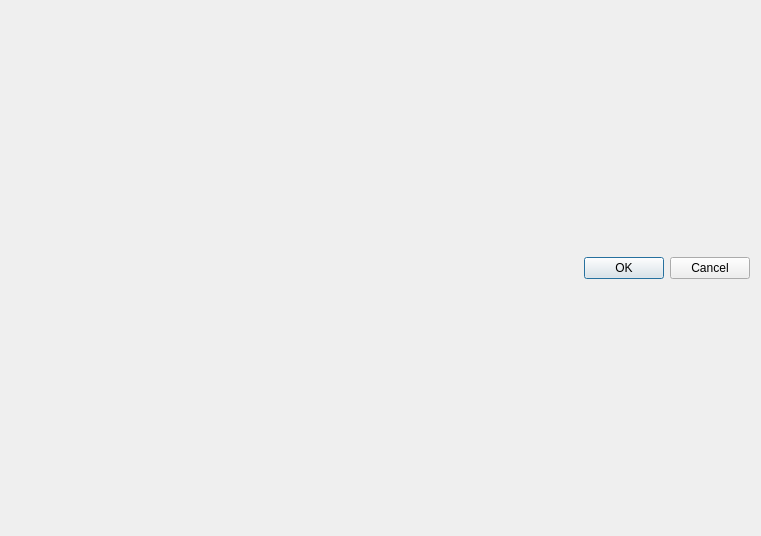
<?xml version="1.0" encoding="UTF-8"?>
<ui version="4.0">
 <class>InstrumentDialog</class>
 <widget class="QDialog" name="InstrumentDialog">
  <property name="geometry">
   <rect>
    <x>0</x>
    <y>0</y>
    <width>761</width>
    <height>536</height>
   </rect>
  </property>
  <property name="windowTitle">
   <string>Dialog</string>
  </property>
  <layout class="QVBoxLayout" name="verticalLayout_3">
   <item>
    <widget class="QDialogButtonBox" name="buttonBox">
     <property name="orientation">
      <enum>Qt::Horizontal</enum>
     </property>
     <property name="standardButtons">
      <set>QDialogButtonBox::Cancel|QDialogButtonBox::Ok</set>
     </property>
    </widget>
   </item>
  </layout>
 </widget>
 <resources/>
 <connections>
  <connection>
   <sender>buttonBox</sender>
   <signal>accepted()</signal>
   <receiver>InstrumentDialog</receiver>
   <slot>accept()</slot>
   <hints>
    <hint type="sourcelabel">
     <x>257</x>
     <y>526</y>
    </hint>
    <hint type="destinationlabel">
     <x>157</x>
     <y>274</y>
    </hint>
   </hints>
  </connection>
  <connection>
   <sender>buttonBox</sender>
   <signal>rejected()</signal>
   <receiver>InstrumentDialog</receiver>
   <slot>reject()</slot>
   <hints>
    <hint type="sourcelabel">
     <x>325</x>
     <y>526</y>
    </hint>
    <hint type="destinationlabel">
     <x>286</x>
     <y>274</y>
    </hint>
   </hints>
  </connection>
 </connections>
</ui>
